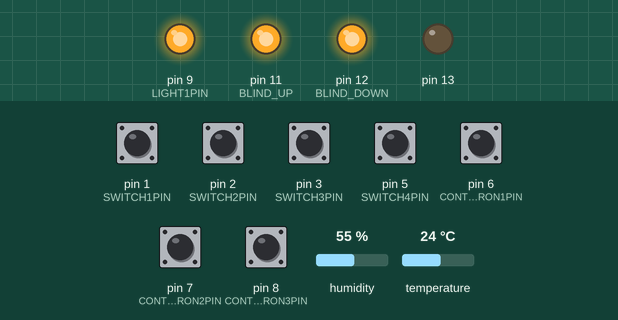
Recording of a sketch running on a simulated Arduino Uno, built for the host (arithmetic inside an expression is 32-bit, double 64-bit). On the bench: output pins drawn as LEDs (lit = HIGH). The test bench sets the inputs (shaded band); at power-on: pin 1 (SWITCH1PIN), pin 2 (SWITCH2PIN), pin 3 (SWITCH3PIN), pin 5 (SWITCH4PIN), pin 6 (CONTACTRON1PIN), pin 7 (CONTACTRON2PIN), pin 8 (CONTACTRON3PIN) HIGH, humidity 55 %, temperature 24 °C. WiFi joins after 1.5 s; servers stay silent unless stated; no MQTT or app messages arrive unless stated.

Above: at 23.7 s.
At 26.5 s:
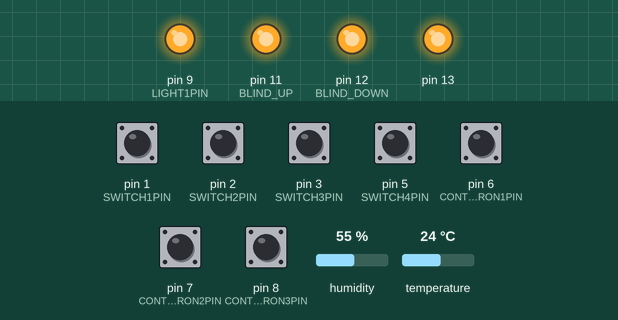
Timing chart, 0 to 28.1 s (numbered marks = the images above):
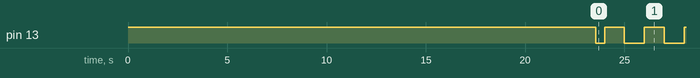

Measured:
- by itself, pin 13: repeats every 2.0 s: HIGH 1.0 s, LOW 1.0 s
- by itself, everything shown: repeats every 18.0 s, in 18 steps

The sketch:

gabinet.ino
```cpp
#include <SPI.h>
#include <Ethernet.h>
#include <PubSubClient.h>
#include "DHT.h"

// ethernet interface mac address, must be unique on the LAN
static byte mac[] = { 0x74,0x69,0x69,0x2D,0x31,0x01 };
IPAddress server(192, 168, 1, 10);
EthernetClient ethClient;
PubSubClient client(ethClient);

#define SERIAL 0
#define STATIC 0 // set to 1 to disable DHCP (adjust myip/gwip values below)home/gabinet

#define DHTPIN 0
#define DHTTYPE DHT22
DHT dht(DHTPIN, DHTTYPE);

#define SWITCH1PIN 1
int switch1 = 1;
int switch1tmp = 0;
#define SWITCH2PIN 2
int switch2 = 0;
int switch2tmp = 0;
#define SWITCH3PIN 3
int switch3 = 0;
#define SWITCH4PIN 5
int switch4 = 0;
#define CONTACTRON1PIN 6
int contactron1 = 0;
#define CONTACTRON2PIN 7
int contactron2 = 0;
#define CONTACTRON3PIN 8
int contactron3 = 0;

#define LIGHT1PIN 9
int light1 = 0;
int light2 = 0;

long currentBlindState = 0;
long desiredBlindState = 0;
unsigned long loopTime = 0;
int blindState = 0;
#define BLIND_UP 11
#define BLIND_DOWN 12
#define BLIND_MOVE_TIME 22000000 //5s

unsigned long switchesCheckedTime = 0;
unsigned long tempCheckedTime = 0;
unsigned long lastReply = 0;
unsigned long lastReconnectAttempt = 0;


float temp;
float humidity;

void setup () {
  Serial.begin(9600);
  dht.begin();
  pinMode(13, OUTPUT);
  digitalWrite(13, HIGH);

  pinMode(LIGHT1PIN, OUTPUT);
  pinMode(SWITCH1PIN, INPUT_PULLUP);
  pinMode(SWITCH2PIN, INPUT_PULLUP);
  pinMode(SWITCH3PIN, INPUT_PULLUP);
  pinMode(SWITCH4PIN, INPUT_PULLUP);
  pinMode(CONTACTRON1PIN, INPUT_PULLUP);
  pinMode(CONTACTRON2PIN, INPUT_PULLUP);
  pinMode(CONTACTRON3PIN, INPUT_PULLUP);
  pinMode(BLIND_UP, OUTPUT);
  pinMode(BLIND_DOWN, OUTPUT);
  digitalWrite(LIGHT1PIN, HIGH);
  digitalWrite(BLIND_UP, HIGH);

  switch1 = digitalRead(SWITCH1PIN);

  client.setServer(server, 1883);
  client.setCallback(callback);

  Ethernet.begin(mac);

  digitalWrite(BLIND_DOWN, LOW);
  delay(round(BLIND_MOVE_TIME / 1000));
  digitalWrite(BLIND_DOWN, HIGH);
}

void callback(char* topic, byte* payload, unsigned int length) {
  String topicStr = String(topic);

  if (topicStr == "home/gabinet/light1/set") {
    if ((char)payload[0] == '0') {
      switchOutput("light1", 0, true);
    } else if ((char)payload[0] == '1') {
      switchOutput("light1", 1, true);
    }
  } else if (topicStr == "home/gabinet/light2/set") {
    if ((char)payload[0] == '0') {
      switchOutput("light2", 0, true);
    } else if ((char)payload[0] == '1') {
      switchOutput("light2", 1, true);
    }
  } else if (topicStr == "home/gabinet/blind/set") {
    if ((char)payload[0] == '0') {
      switchOutput("blind", 0, true);
    } else if ((char)payload[0] == '1') {
      switchOutput("blind", 1, true);
    } else if ((char)payload[0] == '2') {
      switchOutput("blind", 2, true);
    }
  } else if (topicStr == "home/gabinet/blind/position") {
    char* payloadChar = (char *)malloc(length);
    for (int i=0;i<length;i++) {
      payloadChar[i] = (char)payload[i];
    }
    String str = String(payloadChar);
    String substr = str.substring(0, length);
    float payloadFloat = substr.toInt();
    free(payloadChar);

    Serial.println(payloadFloat);
    desiredBlindState = BLIND_MOVE_TIME * payloadFloat / 100;
    Serial.println(desiredBlindState);
  }
}

boolean reconnect() {
  if (client.connect("gabinet")) {
    publishFloat("home/gabinet/temp", temp);
    publishFloat("home/gabinet/humidity", humidity);
    publishFloat("home/gabinet/light1", light1);
    publishFloat("home/gabinet/switch2", switch2);
    publishFloat("home/gabinet/blind", blindState);
    publishFloat("home/gabinet/contactron1", contactron1);
    publishFloat("home/gabinet/contactron2", contactron2);
    publishFloat("home/gabinet/contactron3", contactron3);
    client.subscribe("home/gabinet/light1/set");
    client.subscribe("home/gabinet/light2/set");
    client.subscribe("home/gabinet/blind/set");
    client.subscribe("home/gabinet/blind/position");
  }
  return client.connected();
}

void loop () {
  unsigned long tLoopTime = micros();

  if (!client.connected()) {
    if (millis() - lastReconnectAttempt > 10000) {
      lastReconnectAttempt = millis();
      if (reconnect()) {
        lastReconnectAttempt = 0;
      }
    }
  } else {
    client.loop();
  }

  switchesAndLights();
  blindMove();
  readTemp();

  loopTime = micros() - tLoopTime;

  if (((int)(millis() / 1000) % 2) == 0) {
    digitalWrite(13, HIGH);
  } else {
    digitalWrite(13, LOW);
  }
}

void readTemp()
{
  if (abs(temp - dht.readTemperature()) >= 0.2) {
      temp = dht.readTemperature();
      publishFloat("home/gabinet/temp", (temp*10));
  }
  if (abs(humidity - dht.readHumidity()) >= 2) {
      humidity = dht.readHumidity();
      publishFloat("home/gabinet/humidity", humidity);
  }
}

void switchesAndLights()
{
  if (millis() - switchesCheckedTime > 100) {
    if (digitalRead(SWITCH1PIN) != switch1 && switch1tmp == 1) {
      toggleLight1();
      switch1 = digitalRead(SWITCH1PIN);
      switch1tmp = 0;
    }

    if (digitalRead(SWITCH1PIN) != switch1 && switch1tmp == 0) {
      switch1tmp = 1;
    }

    if (digitalRead(SWITCH2PIN) != switch2 && switch2tmp == 1) {
      toggleLight2();
      switch2 = digitalRead(SWITCH2PIN);
      switch2tmp = 0;
    }

    if (digitalRead(SWITCH2PIN) != switch2 && switch2tmp == 0) {
      switch2tmp = 1;
    }

    if (digitalRead(SWITCH3PIN) == HIGH && switch3 == 1) {
      if (round(currentBlindState / 1000) == round(desiredBlindState / 1000)) {
          switchOutput("blind", 1, true);
      } else {
        switchOutput("blind", 2, true);
      }
      switch3 = 0;
    }
    if (digitalRead(SWITCH3PIN) == LOW && switch3 == 0) {
      switch3 = 1;
    }

    if (digitalRead(SWITCH4PIN) == HIGH && switch4 == 1) {
      if (round(currentBlindState / 1000) == round(desiredBlindState / 1000)) {
          switchOutput("blind", 0, true);
      } else {
        switchOutput("blind", 2, true);
      }
      switch4 = 0;
    }

    if (digitalRead(SWITCH4PIN) == LOW && switch4 == 0  ) {
      switch4 = 1;
    }

    if (digitalRead(CONTACTRON1PIN) == HIGH && contactron1 == 1) {
      contactron1 = 0;
      publishFloat("home/gabinet/contactron1", contactron1);
    }
    if (digitalRead(CONTACTRON1PIN) == LOW && contactron1 == 0) {
      contactron1 = 1;
      publishFloat("home/gabinet/contactron1", contactron1);
    }

    if (digitalRead(CONTACTRON2PIN) == HIGH && contactron2 == 1) {
      contactron2 = 0;
      publishFloat("home/gabinet/contactron2", contactron2);
    }
    if (digitalRead(CONTACTRON2PIN) == LOW && contactron2 == 0) {
      contactron2 = 1;
      publishFloat("home/gabinet/contactron2", contactron2);
    }

    if (digitalRead(CONTACTRON3PIN) == HIGH && contactron3 == 1) {
      contactron3 = 0;
      publishFloat("home/gabinet/contactron3", contactron3);
    }
    if (digitalRead(CONTACTRON3PIN) == LOW && contactron3 == 0) {
      contactron3 = 1;
      publishFloat("home/gabinet/contactron3", contactron3);
    }
    switchesCheckedTime = millis();
      #if SERIAL
    Serial.println(switchesCheckedTime);
#endif
  }
}

void toggleLight1() {
  int state = !light1;
  switchOutput("light1", state, true);
}

void toggleLight2() {
  int state = !light2;
  switchOutput("light2", state, true);
}

void switchOutput(String type, float value, boolean doNotifyMaster) {
  #if SERIAL
    Serial.println(type);
#endif
  if (type == "light1") {
    if (value == 1) {
      light1 = 1;
      digitalWrite(LIGHT1PIN, LOW);
    }
    else {
      light1 = 0;
      digitalWrite(LIGHT1PIN, HIGH);
    }
    publishFloat("home/gabinet/light1", light1);
  }
  if (type == "light2") {
    if (value == 1) {
      light2 = 1;
    }
    else {
      light2 = 0;
    }
    publishFloat("home/gabinet/light2", light2);
  }

  if (type == "blind") {
    if (value == 0) {
      desiredBlindState = 0;
    } else if (value == 1) {
        desiredBlindState = BLIND_MOVE_TIME;
    } else if (value == 2) {
      desiredBlindState = currentBlindState;
    }
  }
}

void blindMove()
{

  if (round(currentBlindState / 1000) != round(desiredBlindState / 1000)) {
    if (currentBlindState < desiredBlindState) {
      digitalWrite(BLIND_UP, LOW);
      currentBlindState = currentBlindState + loopTime;
      if (currentBlindState > BLIND_MOVE_TIME) {
        currentBlindState = BLIND_MOVE_TIME;
      }
    }
    else {
      digitalWrite(BLIND_DOWN, LOW);
      currentBlindState = currentBlindState - loopTime;
      if (currentBlindState < 0) {
        currentBlindState = 0;
      }
    }
  }
  else {
    digitalWrite(BLIND_UP, HIGH);
    digitalWrite(BLIND_DOWN, HIGH);
    currentBlindState = desiredBlindState;
  }

  if (digitalRead(BLIND_UP) == LOW && digitalRead(BLIND_DOWN) == LOW) {
    digitalWrite(BLIND_UP, HIGH);
    digitalWrite(BLIND_DOWN, HIGH);
  }

  if (currentBlindState == 0 && blindState != 0) {
    publishFloat("home/gabinet/blind", 0);
    blindState = 0;
  } else if (currentBlindState == BLIND_MOVE_TIME && blindState != 1) {
    publishFloat("home/gabinet/blind", 1);
    blindState = 1;
  } else if (currentBlindState != 0 && currentBlindState != BLIND_MOVE_TIME && blindState != 2) {
    publishFloat("home/gabinet/blind", 2);
    blindState = 2;
  }

}

void publishFloat(char* topic, float val)
{
  if (client.connected()) {
    char str[16];
    itoa(val, str, 10);
    client.publish(topic, str);
  }
}
```
